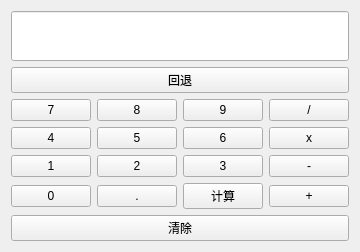
<?xml version="1.0" encoding="UTF-8"?>
<ui version="4.0">
 <class>Form</class>
 <widget class="QWidget" name="Form">
  <property name="geometry">
   <rect>
    <x>0</x>
    <y>0</y>
    <width>338</width>
    <height>193</height>
   </rect>
  </property>
  <property name="windowTitle">
   <string>Form</string>
  </property>
  <layout class="QVBoxLayout" name="verticalLayout">
   <item>
    <widget class="QLineEdit" name="lineEdit">
     <property name="minimumSize">
      <size>
       <width>0</width>
       <height>50</height>
      </size>
     </property>
     <property name="maximumSize">
      <size>
       <width>16777215</width>
       <height>16777215</height>
      </size>
     </property>
    </widget>
   </item>
   <item>
    <widget class="QPushButton" name="pushButton_back">
     <property name="text">
      <string>回退</string>
     </property>
    </widget>
   </item>
   <item>
    <layout class="QGridLayout" name="gridLayout">
     <item row="2" column="3">
      <widget class="QPushButton" name="pushButton_sub">
       <property name="text">
        <string>-</string>
       </property>
      </widget>
     </item>
     <item row="1" column="1">
      <widget class="QPushButton" name="pushButton_5">
       <property name="text">
        <string>5</string>
       </property>
      </widget>
     </item>
     <item row="1" column="3">
      <widget class="QPushButton" name="pushButton_mul">
       <property name="text">
        <string>x</string>
       </property>
      </widget>
     </item>
     <item row="0" column="3">
      <widget class="QPushButton" name="pushButton_div">
       <property name="text">
        <string>/</string>
       </property>
      </widget>
     </item>
     <item row="3" column="2">
      <widget class="QPushButton" name="pushButton_enter">
       <property name="text">
        <string>计算</string>
       </property>
      </widget>
     </item>
     <item row="0" column="2">
      <widget class="QPushButton" name="pushButton_9">
       <property name="text">
        <string>9</string>
       </property>
      </widget>
     </item>
     <item row="0" column="0">
      <widget class="QPushButton" name="pushButton_7">
       <property name="text">
        <string>7</string>
       </property>
      </widget>
     </item>
     <item row="1" column="2">
      <widget class="QPushButton" name="pushButton_6">
       <property name="text">
        <string>6</string>
       </property>
      </widget>
     </item>
     <item row="3" column="1">
      <widget class="QPushButton" name="pushButton_dot">
       <property name="text">
        <string>.</string>
       </property>
      </widget>
     </item>
     <item row="0" column="1">
      <widget class="QPushButton" name="pushButton_8">
       <property name="text">
        <string>8</string>
       </property>
      </widget>
     </item>
     <item row="2" column="1">
      <widget class="QPushButton" name="pushButton_2">
       <property name="text">
        <string>2</string>
       </property>
      </widget>
     </item>
     <item row="2" column="2">
      <widget class="QPushButton" name="pushButton_3">
       <property name="text">
        <string>3</string>
       </property>
      </widget>
     </item>
     <item row="3" column="3">
      <widget class="QPushButton" name="pushButton_add">
       <property name="text">
        <string>+</string>
       </property>
      </widget>
     </item>
     <item row="3" column="0">
      <widget class="QPushButton" name="pushButton_0">
       <property name="text">
        <string>0</string>
       </property>
      </widget>
     </item>
     <item row="1" column="0">
      <widget class="QPushButton" name="pushButton_4">
       <property name="text">
        <string>4</string>
       </property>
      </widget>
     </item>
     <item row="2" column="0">
      <widget class="QPushButton" name="pushButton_1">
       <property name="text">
        <string>1</string>
       </property>
      </widget>
     </item>
    </layout>
   </item>
   <item>
    <widget class="QPushButton" name="pushButton_clear">
     <property name="text">
      <string>清除</string>
     </property>
    </widget>
   </item>
  </layout>
 </widget>
 <resources/>
 <connections/>
</ui>
